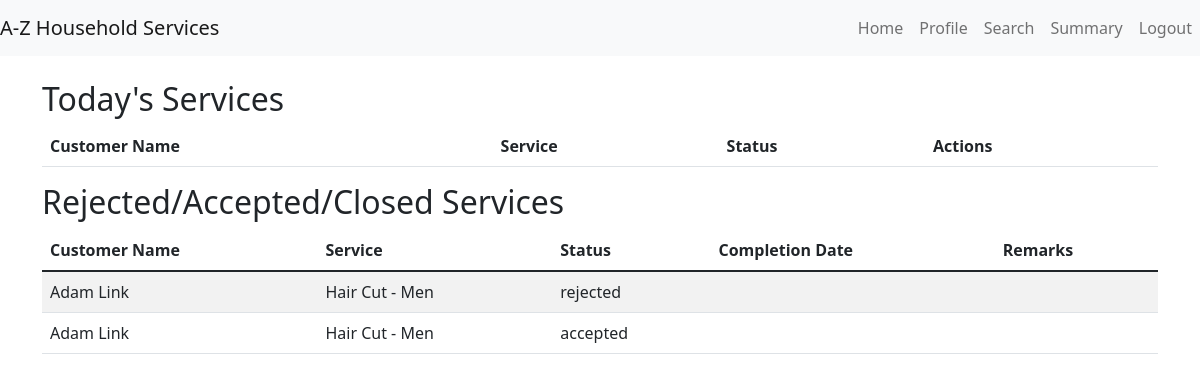
/professional/dashboard (signed in), run on the app's committed database.
### models.py (models this page shows, shortened)
class CustomerProfile(db.Model):
    __tablename__ = 'customer_profiles'
    id = db.Column(db.Integer, primary_key=True)
    user_id = db.Column(db.Integer, db.ForeignKey('users.id'))
    full_name = db.Column(db.String(100), nullable=False)
    address = db.Column(db.String(200),nullable=False)
    pin_code = db.Column(db.String(6), nullable=False)

class Service(db.Model):
    __tablename__ = 'services'
    id = db.Column(db.Integer, primary_key=True)
    name = db.Column(db.String(100), nullable=False)
    price = db.Column(db.Float, nullable=False)
    description = db.Column(db.String(200))
    service_type = db.Column(db.String(50))

class ServiceRequest(db.Model):
    __tablename__ = 'service_requests'
    id = db.Column(db.Integer, primary_key=True)
    service_id = db.Column(db.Integer, db.ForeignKey('services.id'))
    customer_id = db.Column(db.Integer, db.ForeignKey('users.id'))
    professional_id = db.Column(db.Integer, db.ForeignKey('users.id'), nullable=True)
    date_of_request = db.Column(db.DateTime, default=db.func.current_timestamp())
    date_of_accept_reject = db.Column(db.DateTime, nullable=True)
    date_of_completion = db.Column(db.DateTime, nullable=True)
    service_status = db.Column(db.String(20))  # requested, accepted, rejected , completed
    remarks = db.Column(db.String(200))

### app.py (the view)
@app.route('/professional/dashboard')
def professional_dashboard():
    if 'user_id' in session:
        professional_id = session['user_id']
        service_requests = ServiceRequest.query.filter_by(professional_id=professional_id,service_status='requested').all()
        service_requests_closed = ServiceRequest.query.filter(ServiceRequest.professional_id==professional_id,ServiceRequest.service_status != 'requested').all()
        serviceIdList = []
        for request in service_requests:
            serviceIdList.append(request.service_id)
        services = Service.query.filter(Service.id.in_(serviceIdList)).all()
        cust_dict = {}
        service_dict = {}
        for service in Service.query.all():
            service_dict[service.id] = service
        for cust in CustomerProfile.query.all():
            cust_dict[cust.user_id] = cust
        return render_template('professional_dashboard.html', service_requests=service_requests, services=services,cust_dict=cust_dict,service_dict=service_dict,service_requests_closed=service_requests_closed)
    return redirect(url_for('login'))

### app.py (called while the page is built)
@app.before_request
def create_tables():
    global first_request
    if first_request:
        db.create_all()
        first_request = False

### templates/professional_dashboard.html (shortened to what this page needs)
{% extends "base.html" %}
{% block content %}
<h2>Today's Services</h2>
<table class="table table-striped">
    <thead>
        <tr>
            <th>Customer Name</th>
            <th>Service</th>
            <th>Status</th>
            <th>Actions</th>
        </tr>
    </thead>
</table>
<h2>Rejected/Accepted/Closed Services</h2>
<table class="table table-striped">
    <thead>
        <tr>
            <th>Customer Name</th>
            <th>Service</th>
            <th>Status</th>
            <th>Completion Date</th>
            <th>Remarks</th>
        </tr>
    </thead>
    <tbody>
        {% for service_request_closed in service_requests_closed %}
        <tr>
            <td>{{ cust_dict[service_request_closed.customer_id].full_name }}</td>
            <td>{{ service_dict[service_request_closed.service_id].name }}</td>
            <td>{{ service_request_closed.service_status }}</td>
            <td>{{ service_request_closed.date_of_completion if exists else "" }}</td>
            <td>{{ service_request_closed.remarks if exists else "" }}</td>
        </tr>
        {% endfor %}
    </tbody>
</table>
{% endblock %}

### data on the page
ServiceRequest: service_status "rejected"
CustomerProfile: full_name "Adam Link"
Service: name "Hair Cut - Men"
ServiceRequest: service_status "accepted"
